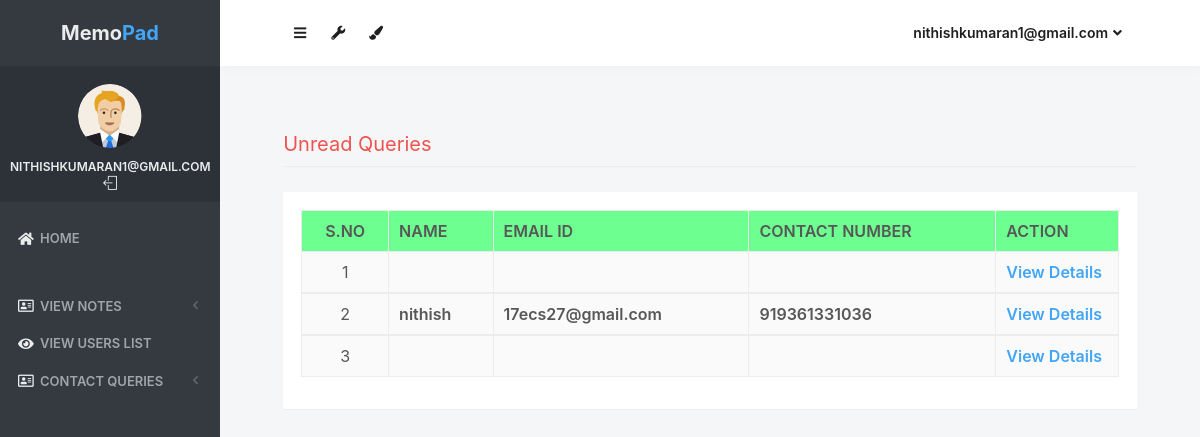
Page /unread_queries (signed in) on the committed database.
### notes/models.py (models this page shows, shortened)
class Contact(models.Model):
    fullname = models.CharField(max_length=100, null=True)
    email = models.CharField(max_length=50, null=True)
    mobile = models.CharField(max_length=15, null=True)
    subject = models.CharField(max_length=100, null=True)
    message = models.CharField(max_length=300, null=True)
    msgdate = models.DateField(null=True)
    isread = models.CharField(max_length=10,null=True)

### notes/views.py (the view)
# urls.py: path('unread_queries', unread_queries, name='unread_queries'),
def unread_queries(request):
    if not request.user.is_authenticated:
        return redirect('login_admin')
    contact = Contact.objects.filter(isread="no")
    return render(request,'unread_queries.html', locals())

### notes/templates/unread_queries.html (shortened to what this page needs)
{% load static %}
<html lang="en" class="no-focus">
    <head>
        <link rel="stylesheet" href="{% static 'js/plugins/datatables/dataTables.bootstrap4.min.css' %}">
        <link rel="stylesheet" id="css-main" href="{% static 'css1/codebase.min.css' %}">
    </head>
    <body>
        <div id="page-container" class="sidebar-o sidebar-inverse side-scroll page-header-fixed main-content-narrow">
         {% include "sidebar.html" %}
            {% include "admin_nav.html" %}
            <main id="main-container">
                <div class="content">
                    <h2 class="content-heading text-danger">Unread Queries</h2>
                    <div class="block">
                        <div class="block-content block-content-full">
                            <table class="table table-bordered table-striped table-vcenter js-dataTable-full-pagination">
                                <thead class="text-grey" style="background-color : #6dff8f;">
                                    <tr>
                                        <th class="text-center">S.No</th>
                                        <th class="d-none d-sm-table-cell">Name</th>
                                        <th class="d-none d-sm-table-cell">Email ID</th>
                                        <th class="d-none d-sm-table-cell">Contact Number</th>
                                        <th class="d-none d-sm-table-cell" style="width: 15%;">Action</th>
                                    </tr>
                                </thead>
                                {% for i in contact %}
                                <tbody>
                                    <tr>
                                        <td class="text-center">{{forloop.counter}}</td>
                                        <td class="font-w600">{{i.fullname}}</td>
                                        <td class="font-w600">{{i.email}}</td>
                                        <td class="font-w600">{{i.mobile}}</td>
										<td class="font-w600"><a href="{% url 'view_queries' i.id %}" class="text-primary">View Details</a></td>
                                    </tr>
                                        {% endfor %}
                                </tbody>
                            </table>
                        </div>
                    </div>
                </div>
            </main>
</div>
 <link rel="stylesheet" href="https://use.fontawesome.com/releases/v5.6.3/css/all.css">
    </body>
</html>

### notes/templates/sidebar.html (shortened to what this page needs)
{% load static %}
   <nav id="sidebar">
                <div id="sidebar-scroll">
                    <div class="sidebar-content">
                        <div class="content-header content-header-fullrow px-15">
                            <div class="content-header-section text-center align-parent sidebar-mini-hidden">
                                <div class="content-header-item">
                                    <a class="link-effect font-w700" href="{% url 'admin_home' %}">
                                           <span class="font-size-xl text-dual-primary-dark">Memo</span><span class="font-size-xl text-primary">Pad</span>
                                    </a>
                                </div>
                            </div>
                        </div>
                        <div class="content-side content-side-full content-side-user px-10 align-parent">
                            <div class="sidebar-mini-hidden-b text-center">
                                <a class="img-link" href="be_pages_generic_profile.html">
                                    <img class="img-avatar" src="{% static 'img/avatars/user1.png' %}" alt="">
                                </a>
                                <ul class="list-inline mt-10">
                                    <li class="list-inline-item">
                                        <a class="link-effect text-dual-primary-dark font-size-xs font-w600 text-uppercase" href="{% url 'admin_home' %}">{{ request.user.username }}</a>
                                    </li>
                                    <li class="list-inline-item">
                                        <a class="link-effect text-dual-primary-dark" href="{% url 'logout' %}">
                                            <i class="si si-logout"></i>
                                        </a>
                                    </li>
                                </ul>
                            </div>
                        </div>
                        <div class="content-side content-side-full">
                            <ul class="nav-main">
                                <li class="open">
                                    <a href="{% url 'admin_home' %}"><i class="fas fa-home"></i><span class="sidebar-mini-hide">Home</span></a>
                                </li>
                                <li class="nav-main-heading"><span class="sidebar-mini-visible">UI</span></li>
                                <li>
                                    <a class="nav-submenu" data-toggle="nav-submenu"><i class="far fa-address-card"></i>View Notes</a>
                                </li>
                                <li>
                                    <a  href="{% url 'view_users' %}"><i class="fas fa-eye"></i><span class="sidebar-mini-hide">View Users list</span></a>
                                </li>
                                <li>
                                    <a class="nav-submenu" data-toggle="nav-submenu"><i class="far fa-address-card"></i>Contact Queries</a>
                                </li>
                           </ul>
                        </div>
                    </div>
                </div>
            </nav>

### notes/templates/admin_nav.html (shortened to what this page needs)
{% load static %}
            <header id="page-header">
                <div class="content-header">
                    <div class="content-header-section">
                        <button type="button" class="btn btn-circle btn-dual-secondary" data-toggle="layout" data-action="sidebar_toggle">
                            <i class="fa fa-navicon"></i>
                        </button>
                        <div class="btn-group" role="group">
                            <button type="button" class="btn btn-circle btn-dual-secondary" id="page-header-options-dropdown" data-toggle="dropdown" aria-haspopup="true" aria-expanded="false">
                                <i class="fa fa-wrench"></i>
                            </button>
                        </div>
                        <div class="btn-group" role="group">
                            <button type="button" class="btn btn-circle btn-dual-secondary" id="page-header-themes-dropdown" data-toggle="dropdown" aria-haspopup="true" aria-expanded="false">
                                <i class="fa fa-paint-brush"></i>
                            </button>
                        </div>
                    </div>
                    <div class="content-header-section">
                        <div class="btn-group" role="group">
                            <button type="button" class="btn btn-rounded btn-dual-secondary" id="page-header-user-dropdown" data-toggle="dropdown" aria-haspopup="true" aria-expanded="false">
                                {{ request.user.username}}<i class="fa fa-angle-down ml-5"></i>
                            </button>
                        </div>
                    </div>
                </div>
            </header>

### rows in the picture
Contact: fullname "nithish", email "17ecs27@gmail.com", mobile "919361331036"

### other values in the picture
{{ request.user.username }} "NITHISHKUMARAN1@GMAIL.COM"
{{ request.user.username }} "nithishkumaran1@gmail.com"
